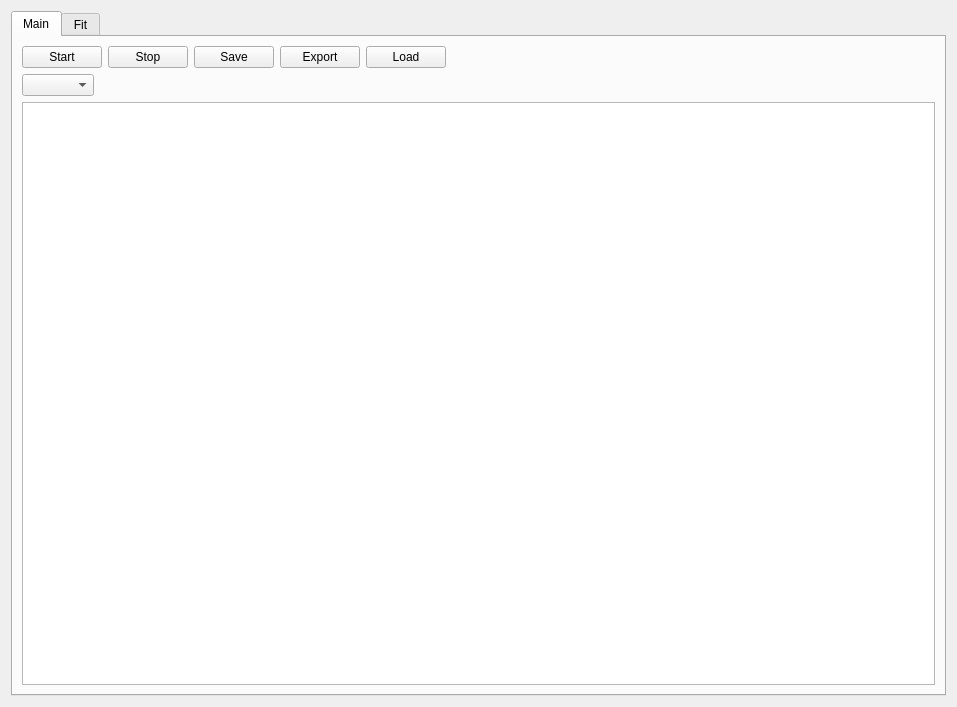
<?xml version="1.0" encoding="UTF-8"?>
<ui version="4.0">
 <class>BasicMeas</class>
 <widget class="QWidget" name="BasicMeas">
  <property name="geometry">
   <rect>
    <x>0</x>
    <y>0</y>
    <width>957</width>
    <height>707</height>
   </rect>
  </property>
  <property name="windowTitle">
   <string>Form</string>
  </property>
  <layout class="QVBoxLayout" name="verticalLayout">
   <item>
    <widget class="QTabWidget" name="tabWidget">
     <property name="currentIndex">
      <number>0</number>
     </property>
     <widget class="QWidget" name="measTab">
      <attribute name="title">
       <string>Main</string>
      </attribute>
      <layout class="QVBoxLayout" name="verticalLayout_2">
       <item>
        <layout class="QHBoxLayout" name="horizontalLayout">
         <item>
          <widget class="QPushButton" name="startButton">
           <property name="text">
            <string>Start</string>
           </property>
          </widget>
         </item>
         <item>
          <widget class="QPushButton" name="stopButton">
           <property name="text">
            <string>Stop</string>
           </property>
          </widget>
         </item>
         <item>
          <widget class="QPushButton" name="saveButton">
           <property name="text">
            <string>Save</string>
           </property>
          </widget>
         </item>
         <item>
          <widget class="QPushButton" name="exportButton">
           <property name="text">
            <string>Export</string>
           </property>
          </widget>
         </item>
         <item>
          <widget class="QPushButton" name="loadButton">
           <property name="text">
            <string>Load</string>
           </property>
          </widget>
         </item>
         <item>
          <spacer name="horizontalSpacer_2">
           <property name="orientation">
            <enum>Qt::Horizontal</enum>
           </property>
           <property name="sizeHint" stdset="0">
            <size>
             <width>40</width>
             <height>20</height>
            </size>
           </property>
          </spacer>
         </item>
        </layout>
       </item>
       <item>
        <layout class="QHBoxLayout" name="horizontalLayout_2">
         <item>
          <widget class="QComboBox" name="labelBox"/>
         </item>
         <item>
          <spacer name="horizontalSpacer">
           <property name="orientation">
            <enum>Qt::Horizontal</enum>
           </property>
           <property name="sizeHint" stdset="0">
            <size>
             <width>40</width>
             <height>20</height>
            </size>
           </property>
          </spacer>
         </item>
        </layout>
       </item>
       <item>
        <widget class="ParamTable" name="paramTable"/>
       </item>
      </layout>
     </widget>
     <widget class="QWidget" name="fiTab">
      <attribute name="title">
       <string>Fit</string>
      </attribute>
     </widget>
    </widget>
   </item>
  </layout>
 </widget>
 <customwidgets>
  <customwidget>
   <class>ParamTable</class>
   <extends>QTableWidget</extends>
   <header>mahos.core.gui.param</header>
  </customwidget>
 </customwidgets>
 <resources/>
 <connections/>
</ui>
